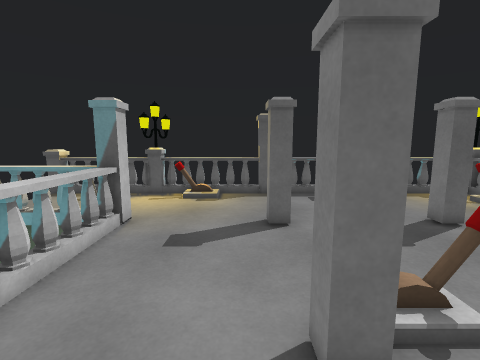
View 1 (above)

20 first-person views from a walk through a scene from a Unity 3-D project. The camera is 1.4 m above the floor, tilts 8° down and sees 85° across. Doors are open. The floor is counted in squares, 0.5 m on a side. Each view is taken from the middle of a square. On the plan, view 1 faces up. The plan holds only what a view shows up to about 19 squares ahead; the rest is blank. The place goes on beyond the plan. The player character is not drawn.

View 2
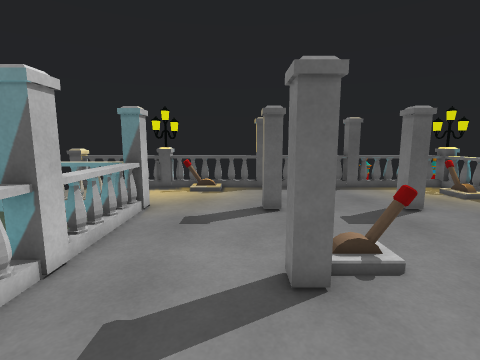

View 3
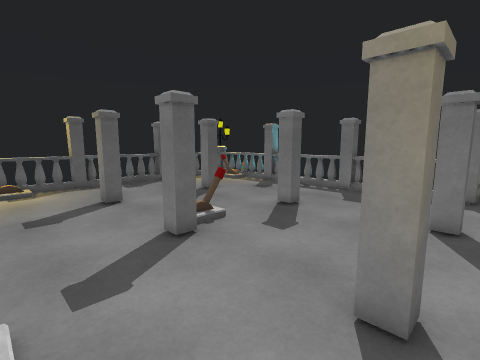

View 4
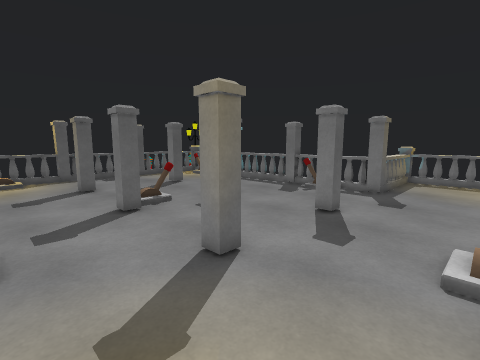

View 5
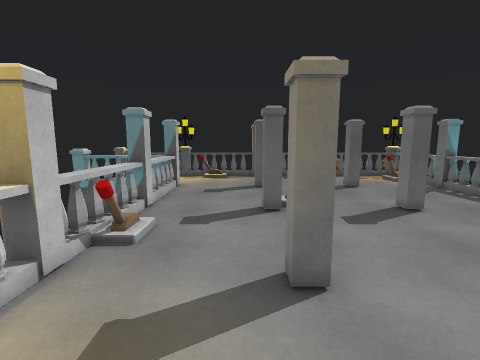

View 6
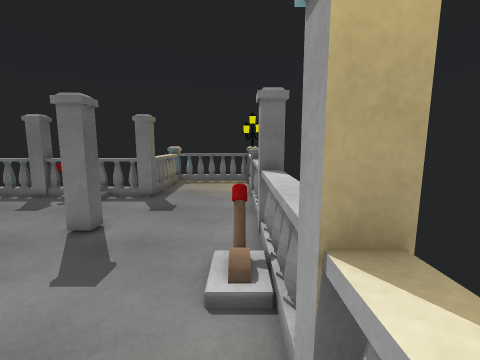

View 7
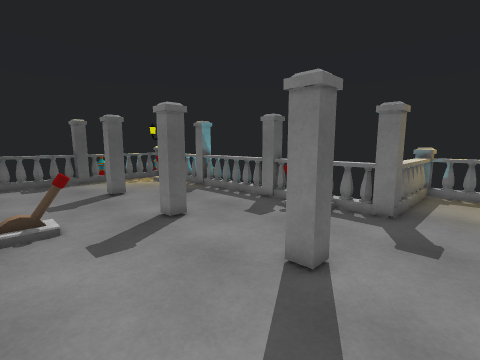

View 8
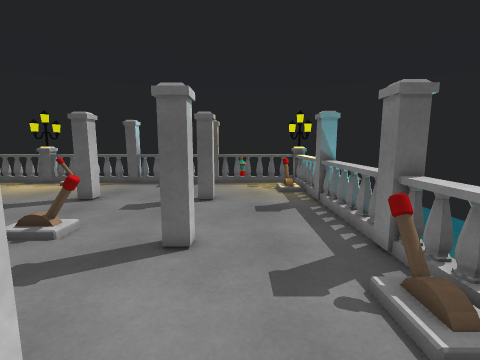

View 9
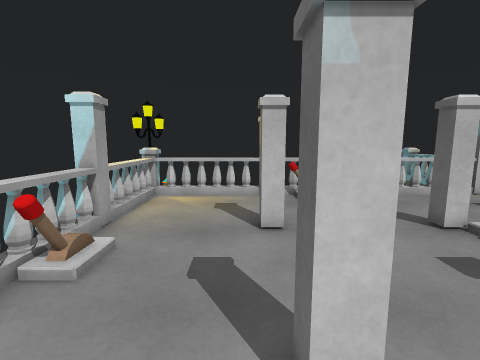

View 10
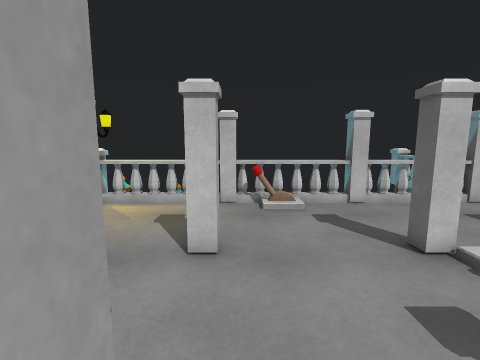

View 11
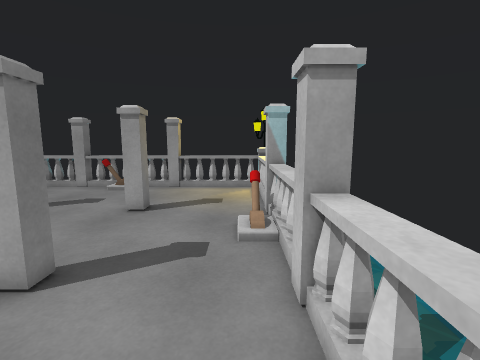

View 12
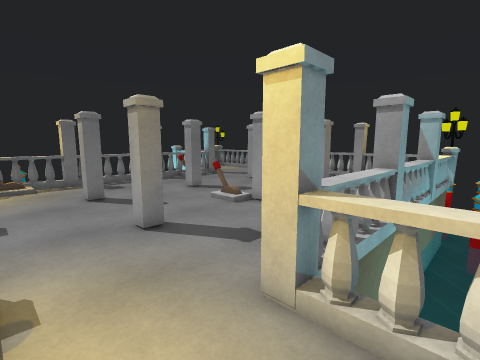

View 13
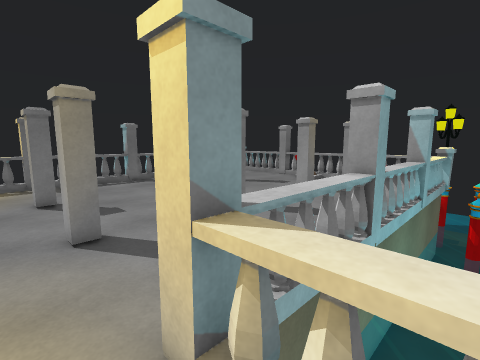

View 14
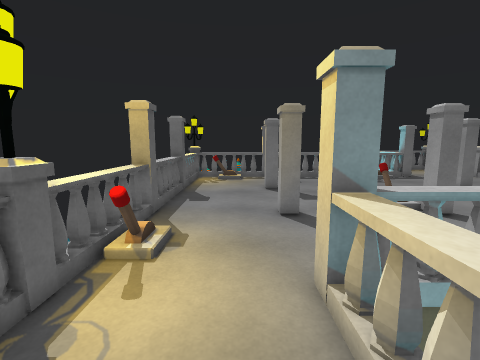

View 15
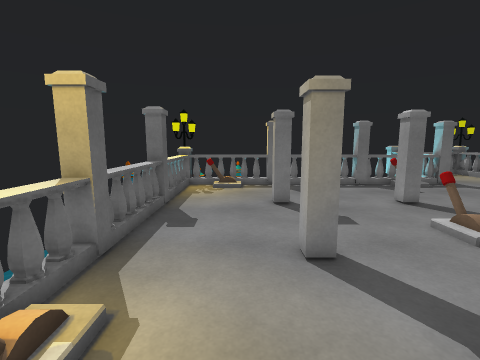

View 16
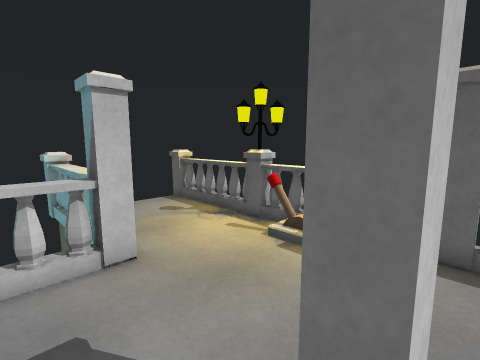

View 17
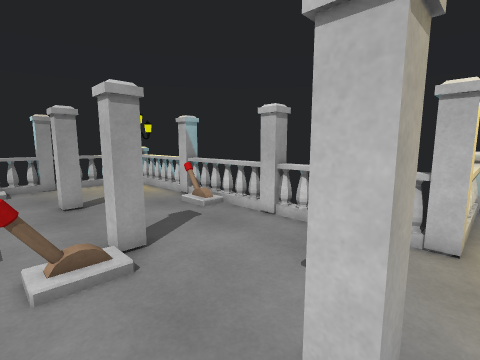

View 18
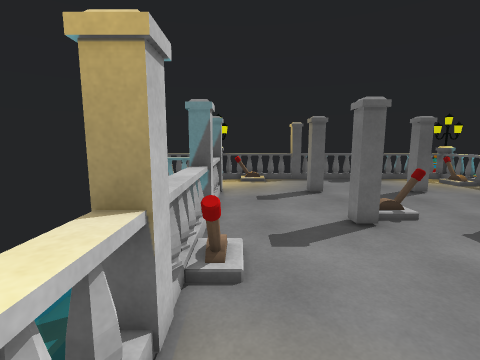

View 19
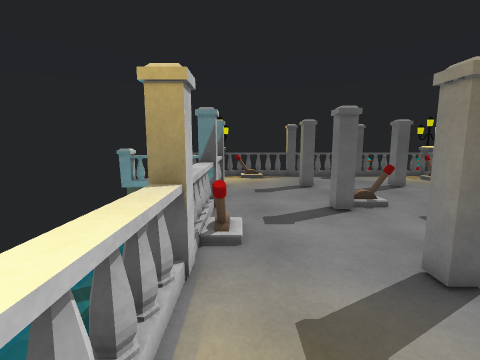

View 20
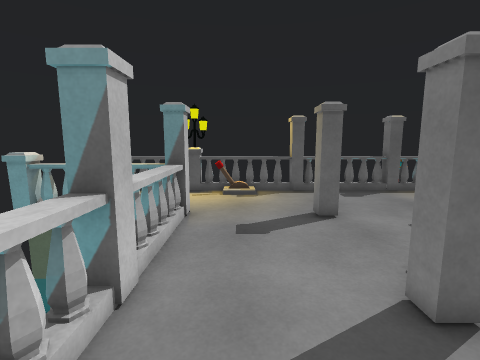

### Floor plan
Key: @ floor where view 1 was taken; # wall or solid block; x gap in a wall; . main floor; : floor 0.25 m higher than the main floor; / step, stairs or slope; D open door; ^ raised ledge; v drop or lower ground; L lever.
Columns run from 11 left of view 1 to 19 right of it. Each row starts with its distance up from view 1.
 15  #^^^^##^^^^##^^^^#^^^^^#
 14 v#    ##L   D#    D#    #v
 13  ...........D.....D....L^
 12  ...........D.....D....:^
 11   ..........D.....D....:^
 10  #  ####....D.....D.....x
  9 x^^^^^#DDDDDDDDDDDDDDDDDD
  8       ^^....D.....D.....xv
  7       ^^....D.....D.....x
  6       ^^....D.....D.....x
  5 v     ^^....D.....D.....x
  4 vv    ##....D/ L..D.....x
  3 vvv   #DDDDDDDDDDDDDDDDDD
  2  vv  v^^....D.....D.....xv
  1 v v vv^^/...D.....D....L^
  0 vvv vv^^/..@D.....D....:^
 -1 vv   v^LL...D.....D....:^
 -2 vv   v##....D.....D.....x
 -3 v    v#DDDDDDDDDDDDDDDDDD^^^^^^
 -4  v   v^^....D.....D...........^
 -5 vv  vv^^....D.....D...........^
 -6 v    v^^....D.....D...........^
 -7 v    v^^....D.....D...........^
 -8      v^^....D.. L.D.......  ..
 -9      v##^^^^#^^^^^#^^^^^#   ^

Positions as (right, up) in squares from view 1, and headings:
1: (0, 0), facing up
2: (0, -2), facing up
3: (-3, -4), facing up-right
4: (-3, -8), facing up-right
5: (0, -8), facing up
6: (-1, -8), facing right
7: (2, -6), facing up-right
8: (9, -4), facing up
9: (10, -4), facing left
10: (8, -2), facing left
11: (-3, 8), facing down
12: (-7, 13), facing down-right
13: (-7, 11), facing down-right
14: (-9, 11), facing right
15: (-5, 11), facing right
16: (2, 7), facing up-left
17: (4, 10), facing down-left
18: (-3, -6), facing up
19: (-3, -8), facing up
20: (-2, -1), facing up
